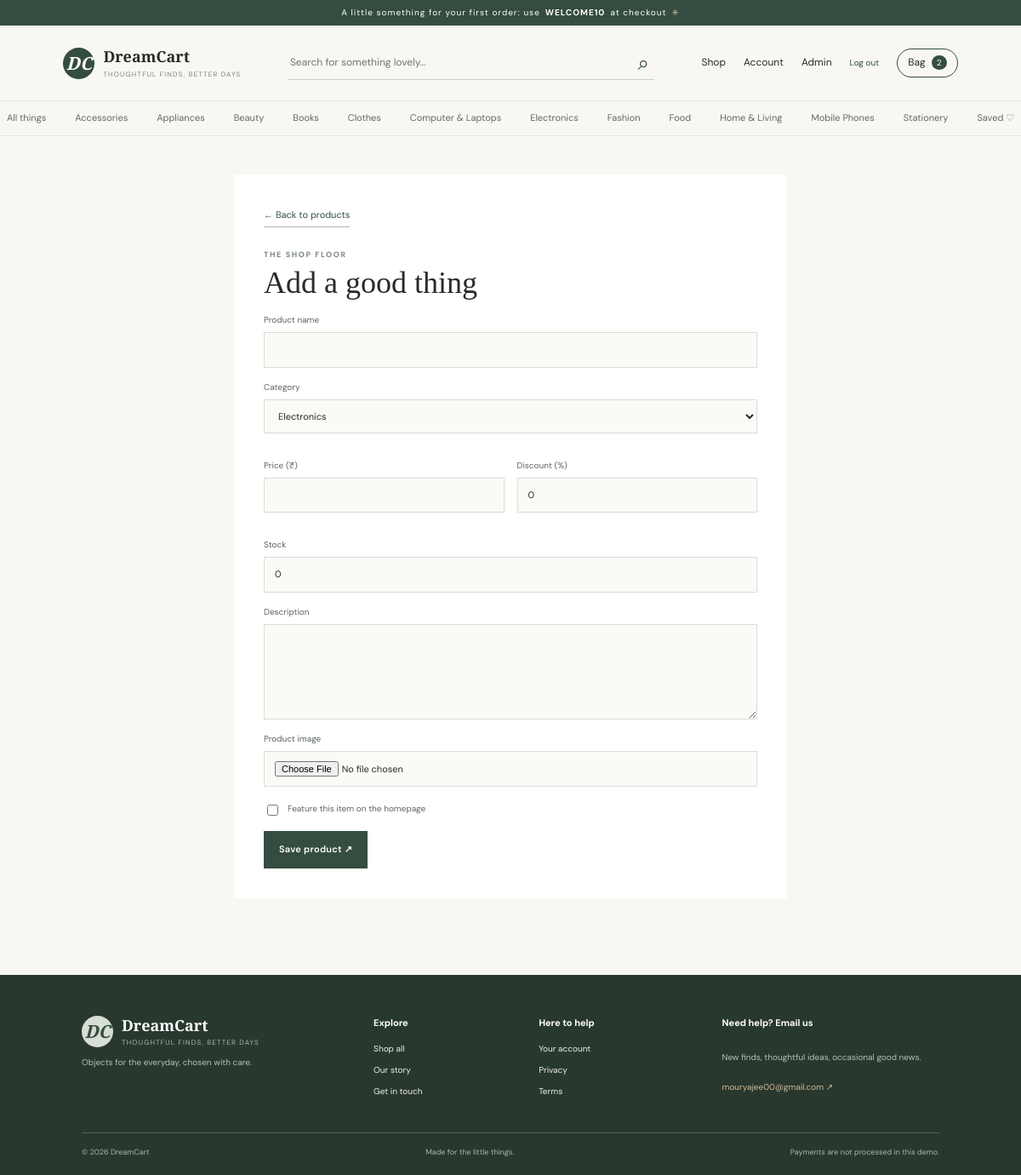
Screenshot of /admin/products/new (signed in) with the database file from the repository.
### models.py (models this page shows)
class Category(db.Model):
    id = db.Column(db.Integer, primary_key=True)
    name = db.Column(db.String(80), unique=True, nullable=False)
    slug = db.Column(db.String(90), unique=True, nullable=False)
    products = db.relationship("Product", backref="category", lazy=True)

### app.py (the view)
@app.route('/admin/products/new',methods=['GET','POST'])
@admin_required
def admin_new(): return product_editor()

### app.py (called while the page is built, shortened)
def stripe_ready(): return bool(stripe and app.config['STRIPE_SECRET_KEY'].startswith('sk_test_'))

def csrf_token():
    if '_csrf' not in session: session['_csrf']=secrets.token_urlsafe(32)
    return session['_csrf']

@app.before_request
def protect_forms():
    if request.method=='POST':
        supplied=request.form.get('csrf_token','')
        if not supplied or not secrets.compare_digest(supplied,session.get('_csrf','')): abort(400)

def me(): return db.session.get(User, session.get('user_id')) if session.get('user_id') else None

@app.context_processor
def globals_for_templates():
    u=me(); cart_items=CartItem.query.filter_by(user_id=u.id).all() if u else []
    subtotal=sum(i.product.sale_price*i.quantity for i in cart_items); shipping=0 if subtotal>=2500 else (99 if subtotal else 0)
    return {'current_user':u,'cart_count':sum(i.quantity for i in cart_items),'cart_subtotal':subtotal,'cart_shipping':shipping,'cart_total':subtotal+shipping,'site_categories':Category.query.order_by(Category.name).all(),'contact_email':app.config['CONTACT_EMAIL'],'stripe_enabled':stripe_ready()}

def admin_required(f):
    @wraps(f)
    def w(*a,**k):
        if not me() or not me().is_admin: abort(403)
        return f(*a,**k)
    return w

def product_editor(p=None):
    return render_template('admin/product_form.html',product=p,categories=Category.query.all())

### models.py (called while the page is built)
    @property
    def sale_price(self): return round(self.price * (100 - self.discount) / 100, 2)

### templates/admin/product_form.html (shortened to what this page needs)
{% extends 'base.html' %}
{% block content %}
<section class="admin-form-page">
  <a class="under-link" href="{{ url_for('admin_products') }}">← Back to products</a>
  <span class="eyebrow">THE SHOP FLOOR</span>
  <h1>{{ 'Edit this find' if product else 'Add a good thing' }}</h1>
  <form method="post" enctype="multipart/form-data" class="product-admin-form">
    <label>Product name<input name="name" required value="{{ product.name if product else '' }}"></label>
    <label>Category
      <select name="category_id" required>
        {% for c in categories %}
        <option value="{{ c.id }}" {% if product and product.category_id == c.id %}selected{% endif %}>{{ c.name }}</option>
        {% endfor %}
      </select>
    </label>
    <div class="field-pair">
      <label>Price (₹)<input name="price" type="number" min="1" step="0.01" required value="{{ product.price if product else '' }}"></label>
      <label>Discount (%)<input name="discount" type="number" min="0" max="90" value="{{ product.discount if product else 0 }}"></label>
    </div>
    <label>Stock<input name="stock" type="number" min="0" required value="{{ product.stock if product else 0 }}"></label>
    <label>Description<textarea name="description" rows="5">{{ product.description if product else '' }}</textarea></label>
    <label>Product image<input name="image" type="file" accept="image/png,image/jpeg,image/webp">
    </label>
    <label class="checkbox-label"><input type="checkbox" name="featured" {% if product and product.featured %}checked{% endif %}> Feature this item on the homepage</label>
    <button class="button button-dark">Save product ↗</button>
  </form>
</section>
{% endblock %}

### templates/base.html (shortened to what this page needs)
<!doctype html>
<html lang="en">
  <head>
    <link
      rel="stylesheet"
      href="{{ url_for('static',filename='css/style.css') }}"
    />
  </head>
  <body>
    <div class="announcement">
      A little something for your first order: use <b>WELCOME10</b> at checkout
      <span>✳</span>
    </div>
    <header class="site-header">
      <a class="brand" href="{{ url_for('index') }}">
        <span class="brand-mark">DC</span
        ><span>DreamCart<small>THOUGHTFUL FINDS, BETTER DAYS</small></span></a>
      <form class="search" action="{{ url_for('products') }}">
        <input
          name="q"
          value="{{ request.args.get('q','') }}"
          placeholder="Search for something lovely…"
          aria-label="Search products"
        /><button aria-label="Search">⌕</button>
      </form>
      <nav class="header-actions">
        <a href="{{ url_for('products') }}">Shop</a>{% if current_user %}<a
          href="{{ url_for('account') }}"
          >Account</a
        >{% if current_user.is_admin %}<a
          href="{{ url_for('admin_dashboard') }}"
          >Admin</a
        >{% endif %}
        <form action="{{ url_for('logout') }}" method="post" class="inline">
          /><button class="text-button">Log out</button>
        </form>
        {% else %}<a href="{{ url_for('login') }}">Sign in</a>{% endif %}<a
          class="bag-link"
          href="{{ url_for('cart') }}"
          >Bag <span>{{ cart_count }}</span></a
        >
      </nav>
    </header>
    <nav class="category-nav">
      <a href="{{ url_for('products') }}">All things</a>{% for c in
      site_categories %}<a href="{{ url_for('products',category=c.slug) }}"
        >{{ c.name }}</a
      >{% endfor %}<a href="{{ url_for('wishlist') }}">Saved ♡</a>
    </nav>
    <main>
      {% block content %}{% endblock %}
    </main>
    <footer class="footer">
      <div class="footer-top">
        <div>
          <a class="brand footer-brand" href="{{ url_for('index') }}"
            ><span class="brand-mark">DC</span
            ><span
              >DreamCart<small>THOUGHTFUL FINDS, BETTER DAYS</small></span
            ></a
          >
          <p>Objects for the everyday, chosen with care.</p>
        </div>
        <div>
          <b>Explore</b><a href="{{ url_for('products') }}">Shop all</a
          ><a href="{{ url_for('about') }}">Our story</a
          ><a href="{{ url_for('contact') }}">Get in touch</a>
        </div>
        <div>
          <b>Here to help</b><a href="{{ url_for('account') }}">Your account</a
          ><a href="{{ url_for('privacy') }}">Privacy</a
          ><a href="{{ url_for('terms') }}">Terms</a>
        </div>
        <div class="newsletter">
          <b>Need help? Email us</b>
          <p>New finds, thoughtful ideas, occasional good news.</p>
          <a href="mailto:{{ contact_email }}">{{ contact_email }} ↗</a>
        </div>
      </div>
      <div class="footer-bottom">
        <span>© 2026 DreamCart</span><span>Made for the little things.</span
        ><span>Payments are not processed in this demo.</span>
      </div>
    </footer>
  </body>
</html>

### rows the page displays
Category: name "Accessories"
Category: name "Appliances"
Category: name "Beauty"
Category: name "Books"
Category: name "Clothes"
Category: name "Computer & Laptops"
Category: name "Electronics"
Category: name "Fashion"
Category: name "Food"
Category: name "Home & Living"
Category: name "Mobile Phones"
Category: name "Stationery"

### other values shown
{{ cart_count }} "2"
{{ 'Edit this find' if product else 'Add a good thing' }} "Add a good thing"
{{ contact_email }} "mouryajee00@gmail.com"
form field category_id "Electronics"
